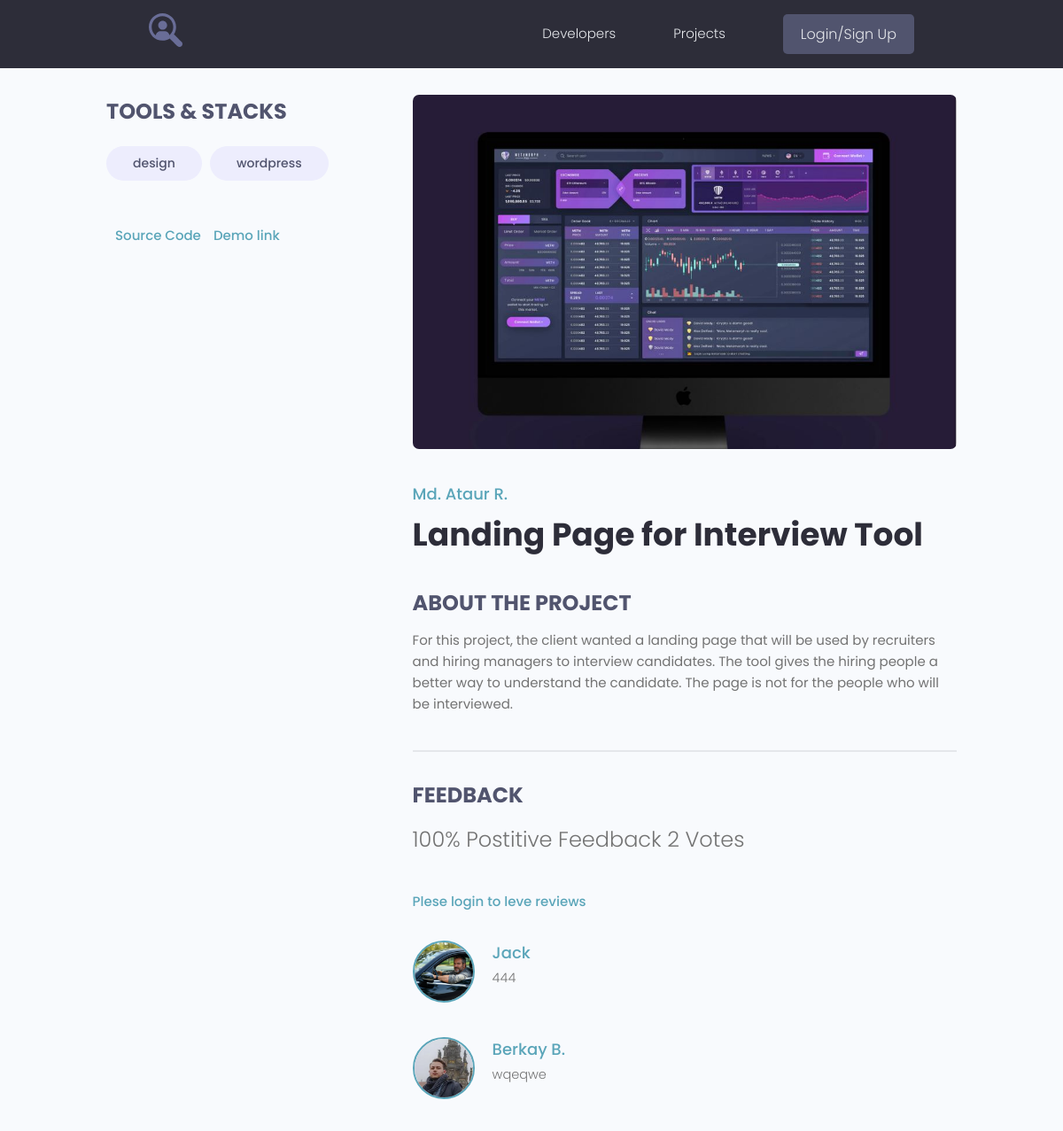
The page /projects/project/8/ on the database its author committed.
### projects/models.py (models this page shows, shortened)
class Tag(models.Model):
    name = models.CharField(max_length=200)
    created = models.DateTimeField(auto_now_add=True)
    def __str__(self):
        return self.name

class Project(models.Model):
    owner = models.ForeignKey(Profile, on_delete=models.SET_NULL, null=True, blank=True)
    title = models.CharField(max_length=200)
    description = models.TextField(null=True, blank=True)
    featured_image = models.ImageField(null=True, blank=True, upload_to="projects/%Y/%m/%d/", default="default.jpg")
    demo_link = models.CharField(max_length=2000, null=True, blank=True)
    source_link = models.CharField(max_length=2000, null=True, blank=True)
    tags = models.ManyToManyField('Tag', blank=True)
    vote_total = models.IntegerField(default=0, null=True, blank=True)
    vote_ratio = models.IntegerField(default=0, null=True, blank=True)
    created = models.DateTimeField(auto_now_add=True)
    class Meta:
        ordering = ['-vote_ratio', '-vote_total', 'title']
    def reviewers(self):
        queryset = self.review_set.all().values_list('owner__id', flat=True)
        return queryset

class Review(models.Model):
    VOTE_TYPE = (
        ('up', 'Up Vote'),
        ('down', 'Down Vote')
    )
    owner = models.ForeignKey(Profile, on_delete=models.CASCADE, null=True)
    project = models.ForeignKey(Project, on_delete=models.CASCADE)
    body = models.TextField(null=True, blank=True)
    value = models.CharField(max_length=200, choices=VOTE_TYPE)
    created = models.DateTimeField(auto_now_add=True)
    class Meta:
        unique_together = [['owner', 'project']]

### users/models.py (models this page shows, shortened)
class Profile(models.Model):
    user = models.OneToOneField(User, on_delete=models.CASCADE, null=True, blank=True)
    name = models.CharField(max_length=200, null=True, blank=True)
    email = models.EmailField(max_length=500, null=True, blank=True)
    username = models.CharField(max_length=200, null=True, blank=True)
    short_info = models.CharField(max_length=200, null=True, blank=True)
    bio = models.TextField(null=True, blank=True)
    profile_image = models.ImageField(null=True, blank=True, upload_to='profiles/', default='profiles/user-default.png')
    social_github = models.CharField(max_length=200, null=True, blank=True)
    social_youtube = models.CharField(max_length=200, null=True, blank=True)
    social_website = models.CharField(max_length=200, null=True, blank=True)
    created = models.DateTimeField(auto_now_add=True)

### projects/views.py (the view, shortened to what this page needs)
# urls.py: path("project/<str:pk>/", views.project, name="project"),
def project(request, pk):
    project_obj = Project.objects.get(id=pk)
    form = ReviewForm()
    return render(request, 'projects/single-project.html', {'project': project_obj, 'form': form})

### projects/templates/projects/single-project.html (shortened to what this page needs)
{% extends 'projects/base.html' %}
{% block content %}
  <main class="singleProject my-md">
    <div class="container">
      <div class="layout">
        <div class="column column--1of3">
          <h3 class="singleProject__subtitle">Tools & Stacks</h3>
          <div class="singleProject__toolStack">
            {% for tag in project.tags.all %}
            <span class="tag tag--pill tag--sub tag--lg">
              <small>{{ tag }}</small>
            </span>
            {% endfor %}
          </div>
            {% if project.source_link %}
          <a class="singleProject__liveLink" href="{{ project.source_link }}" target="_blank">Source Code
          </a>
          {% endif %}
          {% if project.demo_link %}
          <a class="singleProject__liveLink" href="{{ project.demo_link }}" target="_blank">Demo link
       </a>
          {% endif %}
        </div>
        <div class="column column--2of3">
          <img class="singleProject__preview" src="{{ project.featured_image.url }}" alt="portfolio thumbnail" />
          <a href="{% url 'user_profile' project.owner.id %}" class="singleProject__developer">{{ project.owner.name }}</a>
          <h2 class="singleProject__title">{{ project.title }}</h2>
          <h3 class="singleProject__subtitle">About the Project</h3>
          <div class="singleProject__info">{{ project.description }}</div>
          <div class="comments">
            <h3 class="singleProject__subtitle">Feedback</h3>
            <h5 class="project--rating">
              {{ project.vote_ratio }}% Postitive Feedback {{ project.vote_total }} Vote{{ project.vote_total|pluralize:'s' }}
            </h5>
            {% if request.user.profile.id in project.reviewers %}
            <p>You have alredy submited review for this project</p>
            {% elif request.user.profile == project.owner %}
            <p>Your rewiev your work</p>
            {% else %}
            <a href="{% url 'login' %}">Plese login to leve reviews</a>
            {% endif %}
            <div class="commentList">
              {% for review in project.review_set.all %}
              {% if review.body %}
              <div class="comment">
                <a href="{% url 'user_profile' review.owner.id %}">
                  <img class="avatar avatar--md"
                    src="{{ review.owner.profile_image.url }}" alt="user" />
                </a>
                <div class="comment__details">
                  <a href="{% url 'user_profile' review.owner.id %}" class="comment__author">{{ review.owner.name }}</a>
                  <p class="comment__info">
                  {{ review.body|linebreaksbr }}
                  </p>
                </div>
              </div>
              {% endif %}
              {% endfor %}
            </div>
          </div>
        </div>
      </div>
    </div>
  </main>
{% endblock %}

### projects/static/styles/app.css (style rules this page uses)
:root { --color-sub: #2d2d39; }
img { width: 100%; }
.singleProject .column--1of3 { order: 2; }
@media screen and (min-width: 1081px) { .singleProject .column--1of3 { order: 1; } }
@media screen and (min-width: 1081px) { .singleProject .column--2of3 { order: 2; } }
.singleProject__toolStack { margin-top: 2rem; margin-bottom: 4rem; }
.singleProject__liveLink { font-weight: 500; transition: all 0.3s ease-in-out; border-bottom: 2px solid transparent; }
.singleProject__preview { height: 50vh; object-fit: cover; object-position: top center; margin-bottom: 3rem; border-radius: 0.7rem; }
.singleProject__developer { font-size: 1.8rem; font-weight: 500; }
.singleProject__title { font-size: 3.6rem; font-weight: 700; color: var(--color-sub); margin-bottom: 3rem; }
.project--rating { margin-bottom: 1.6em; margin-top: .5em; }
.singleProject__subtitle { text-transform: uppercase; font-size: 2.4rem; font-weight: 700; color: var(--color-sub-light); margin-bottom: 1rem; }
.comments { margin-top: 4rem; padding-top: 3rem; border-top: 2px solid var(--color-light); }
.commentList { margin: 3rem 0; }
.comment { display: flex; gap: 2rem; }
.comment:not(:last-child) { margin-bottom: 3rem; }
.comment__author { font-size: 1.8rem; }
.comment__info { font-size: 1.45rem; }

### projects/static/uikit/styles/modules/_variables.css (style rules this page uses)
:root { --color-main: #5aa5b9; --color-main-light: #e6faff; --color-sub: #3f4156; --color-sub-light: #51546e; --color-sub-lighter: #ededfd; --color-text: #737373; --color-gray: #8b8b8b; --color-light: #e5e7eb; --color-light-gray: #767676; --color-bg: #f8fafd; --color-white: #fffefd; --color-white-light: #f3f3f3; --color-success: #359e64; --color-success-bg: #def8e8; --color-error: #fc4b0b; --color-error-bg: #fff2ee; --font-base: 'Poppins', arial, helvetica, 'Segoe UI', roboto, ubuntu, sans-serif; --font-monospace: 'Fira Code', 'Courier New', courier, monospace; --font-regular: 300; --font-medium: 500; --font-bold: 700; --generic-shadow: 1px 1px 5px #00000010; --generic-transition: all 0.3s ease-in-out; }

### projects/static/uikit/styles/modules/_base.css (style rules this page uses)
* { margin: 0; padding: 0; box-sizing: border-box; text-rendering: optimizeLegibility; color: inherit; font-size: inherit; }
html { font-size: 50%; }
@media only screen and (min-width: 480px) { html { font-size: 56.25%; } }
@media only screen and (min-width: 1200px) { html { font-size: 62.5%; } }
body { line-height: 1.6; font-weight: 400; font-size: 1.5rem; color: var(--color-text); background-color: var(--color-bg); min-height: 100vh; }

### projects/static/uikit/styles/modules/_typography.css (style rules this page uses)
* { font-family: var(--font-base); }
h2 { font-size: 3.6rem; font-weight: var(--font-bold); }
h3 { font-size: 3.2rem; font-weight: var(--font-medium); }
h5 { font-size: 2.4rem; font-weight: var(--font-medium); }
h5, h6 { font-weight: var(--font-regular); }
p, span, strong { font-size: 1.6rem; color: var(--color-text); font-weight: var(--font-regular); }
a { padding-bottom: 2px; text-decoration: none; display: inline-block; color: var(--color-main); font-weight: var(--font-medium); }

### projects/static/uikit/styles/modules/_utilities.css (style rules this page uses)
.container { width: 92%; max-width: 165rem; margin: 0 auto; box-sizing: border-box; }
@media screen and (min-width: 1000px) { .container { width: 90%; } }
@media screen and (min-width: 1200px) { .container { width: 80%; } }
.my-md { margin: 3rem auto; }

### projects/static/uikit/styles/modules/_avatar.css (style rules this page uses)
.avatar { border-radius: 50%; border: 2px solid var(--color-main); object-fit: cover; }
.avatar--md { height: 7rem; width: 7rem; }

### projects/static/uikit/styles/modules/_tag.css (style rules this page uses)
.tag { display: inline-flex; align-items: center; background-color: var(--color-sub); height: -webkit-fit-content; height: -moz-fit-content; height: fit-content; width: -webkit-fit-content; width: -moz-fit-content; width: fit-content; border-radius: 0.5rem; padding: 0.5rem 1.5rem; font-size: 1.2rem; cursor: pointer; }
.tag:not(:last-child) { margin-right: 0.25rem; margin-bottom: 0.75rem; }
.tag > small { color: var(--color-white); }
.tag--pill { border-radius: 5rem; }
.tag--sub, .tag--sub > small { background: var(--color-sub-lighter); color: var(--color-sub-light); font-weight: 500; }
.tag--lg { padding: 0.8rem 3rem; font-size: 1.4rem; }
.tag--lg:not(:last-child) { margin-right: 0.5rem; margin-bottom: 1rem; }

### projects/static/uikit/styles/modules/_layout.css (style rules this page uses)
.layout { display: flex; flex-flow: row wrap; justify-content: space-between; }
.layout > .column { margin-bottom: 3rem; }
.layout > .column.column--1of3 { flex-basis: 30%; }
.layout > .column.column--2of3 { flex-basis: 64%; }

### rows shown on the page
Tag: name "design"
Tag: name "wordpress"
Project: featured_image (picture), owner.name "Md. Ataur R.", title "Landing Page for Interview Tool", description "For this project, the client wanted a landing page that will be used by recruiters and hiring managers to interview candidates. The tool gives the hiring people a better way to understand the candidate. The page is not for the people who will be interviewed.", vote_ratio "100", vote_total "2"
Review: owner.profile_image (picture), owner.name "Jack", body "444"
Review: owner.profile_image (picture), owner.name "Berkay B.", body "wqeqwe"
